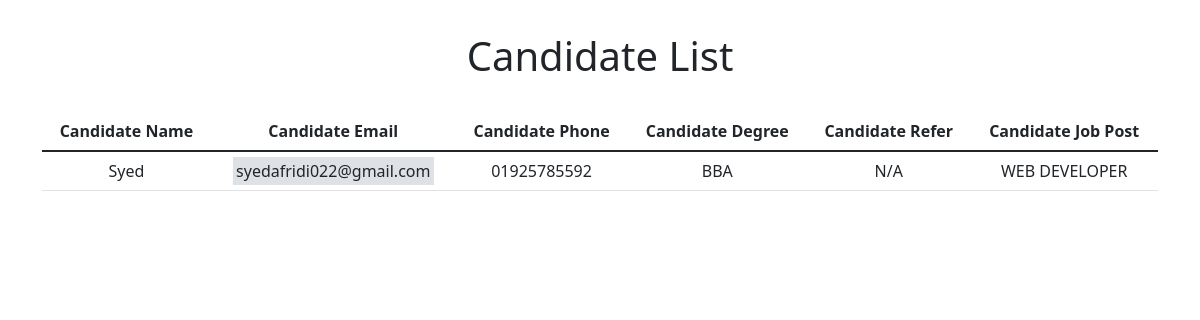
Page /CRUD/view.php on the committed database.
### tables this page shows
CREATE TABLE `candidate` (
  `id` int(11) NOT NULL,
  `name` varchar(255) NOT NULL,
  `email` varchar(255) NOT NULL,
  `phone` varchar(255) NOT NULL,
  `degree` varchar(255) NOT NULL,
  `refer` varchar(255) NOT NULL,
  `jobpost` varchar(255) NOT NULL
);

### CRUD/view.php (the view, shortened to what this page needs)
<?php include 'connection.php';?>
<!DOCTYPE html>
<html lang="en">
<head>
    <link href="https://cdn.jsdelivr.net/npm/bootstrap@5.1.3/dist/css/bootstrap.min.css" rel="stylesheet">
    <link rel="stylesheet" href="https://use.fontawesome.com/releases/v5.15.4/css/all.css">
</head>
<body>
<div class="container">
  <h1 style="text-align: center; margin:2rem 0;">Candidate List</h1>
  <table class="table">
  <thead>
    <tr>
      <th scope="col">Candidate Name</th>
      <th scope="col">Candidate Email</th>
      <th scope="col">Candidate Phone</th>
      <th scope="col">Candidate Degree</th>
      <th scope="col">Candidate Refer</th>
      <th scope="col">Candidate Job Post</th>
    </tr>
  </thead>
  <tbody>
  <?php
$id = $_GET['viewId'];
$selectQuery="Select * from candidate where id = '$id'";
$result=mysqli_query($con, $selectQuery);
if($result){
  while($row=mysqli_fetch_array($result)){
      $name=$row['name'];
      $email=$row['email'];
      $phone=$row['phone'];
      $degree=$row['degree'];
      $refer=$row['refer'];
      $jobpost=$row['jobpost'];
      echo '<tr>
      <td>'.$name.'</td>
      <td> <span class="email-style">'.$email.'</span></td>
      <td>'.$phone.'</td>
      <td>'.$degree.'</td>
      <td>'.$refer.'</td>
      <td>'.$jobpost.'</td>
      </tr>';
  }
}
?>
</tbody>
</table>
</div>
</body>
</html>

### CRUD/view.php (style rules this page uses)
th { text-align: center; }
td { text-align: center; }
.email-style { background-color: #dee2e6; padding:.2rem ; }

### rows in the picture
candidate: name "Syed", email "syedafridi022@gmail.com", phone "01925785592", degree "BBA", refer "N/A", jobpost "WEB DEVELOPER"
